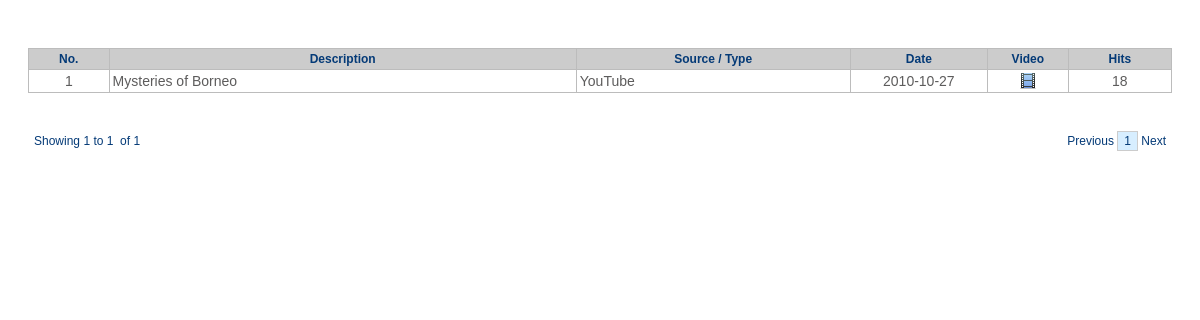
The page /multimedia.php on the database its author committed.
### tables this page shows
CREATE TABLE `file_upload02` (
  `file_id` int(11) NOT NULL,
  `category` varchar(100) NOT NULL DEFAULT '0',
  `subject` varchar(250) NOT NULL DEFAULT '',
  `file` varchar(250) NOT NULL DEFAULT '',
  `video_link` varchar(700) NOT NULL,
  `title` varchar(250) NOT NULL DEFAULT '',
  `status` int(11) NOT NULL DEFAULT 1,
  `date` date NOT NULL DEFAULT '0000-00-00',
  `hit_rates` int(11) NOT NULL DEFAULT 0
);

### multimedia.php (the view, shortened to what this page needs)
<?
require_once('Connections/pamconnection.php');
if($category_id!=''){
	$query="select * from file_upload02 where status=1 and id!='$news_id' and category like '%|".$category_id."|%' order by file_id desc";
}else{
	$query="select * from file_upload02 where status=1 order by file_id desc";
}
	$maxRows_Rs1 = 16;
	$pageNum_Rs1 = 0;
	$startRow_Rs1 = $pageNum_Rs1 * $maxRows_Rs1;
	mysqli_select_db($conn, $database_pamconnection);
	$query_limit_Rs1 = sprintf("%s LIMIT %d, %d", $query, $startRow_Rs1, $maxRows_Rs1);
	$Rs1 = mysqli_query($conn, $query_limit_Rs1) or die(mysqli_error());
	$row_Rs1 = mysqli_fetch_assoc($Rs1);
?>
<link href="css.css" rel="stylesheet" type="text/css">
<table width="100%" border="0" cellspacing="20" cellpadding="0">
    <td><?php include("pre_design_header.php")?></td>
                              <tr>
                                <td align="left" valign="top"><div align="left">
                                  <table width="100%" border="0" cellspacing="0" cellpadding="0">
                                    <tr>
                                      <td align="center" valign="top" bgcolor="#BCBCBC">
                                      <table width="100%" border="0" cellspacing="1" cellpadding="3" class="sortable">
                                        <tr>
                                          <td width="7%" align="center" bgcolor="#CCCCCC" class="content_text6"><strong>No.</strong></td>
                                          <td width="41%" align="center" bgcolor="#CCCCCC" class="content_text6"><strong>Description</strong></td>
                                          <td width="24%" align="center" bgcolor="#CCCCCC" class="content_text6"><strong>Source / Type</strong></td>
                                          <td width="12%" align="center" bgcolor="#CCCCCC" class="content_text6"><strong>Date</strong></td>
                                          <td width="7%" align="center" bgcolor="#CCCCCC" class="content_text6"><strong> Video</strong></td>
                                          <td width="9%" align="center" bgcolor="#CCCCCC" class="content_text6"><strong>Hits</strong></td>
                                        </tr>
<?php
$row_color_count = '1';
$count=1;
do{
?>
                                        <tr>
                                          <td align="center" valign="top" bgcolor="#FFFFFF"class="content_text">
										 <?php echo $startRow_Rs1+$count;?>
                                          </td>
                                          <td align="center" valign="top" bgcolor="#FFFFFF"class="content_text"><div align="left">
                                            <?php if($row_Rs1['title']!='') {echo $row_Rs1['title'];}else{echo '-';}?>
                                          </div></td>
                                          <td align="left" valign="top" bgcolor="#FFFFFF"class="content_text"><div align="left">
                                            <?php if($row_Rs1['subject']!='') {echo $row_Rs1['subject'];}else{echo '-';}?>
                                          </div></td>
                                          <td align="center" valign="top" bgcolor="#FFFFFF"class="content_text"><div align="center">
                                            <?php if($row_Rs1['date']!=0000-00-00) {echo $row_Rs1['date'];}else{echo '-';}?>
                                          </div></td>
                                          <td align="center" valign="top" bgcolor="#FFFFFF"class="content_text"><div align="center">
                                      <?php if($row_Rs1['video_link']!=''){?>
                                          <a href="#" onClick="javascript:window.open('video.php?v=<?php echo base64_encode($row_Rs1['file_id'])?>','_blank', 'width=680,height=420,location=no,resizable=no,status=no,scrollbar=yes')"><img src="images/video.png" border="0"></a>
                                          <?php }else{?>
                                          <img src="images/video.png" border="0" style="opacity:0.3;">
                                          <?php }?>
                                          </div></td>
                                          <td align="center" valign="top" bgcolor="#FFFFFF"class="content_text">
                                         <?php echo $row_Rs1['hit_rates']?>
                                          </td>
                                        </tr>
<?php $row_color_count++;$count++;}while($row_Rs1 = mysqli_fetch_assoc($Rs1));?>
                                      </table></td>
                                    </tr>
                                  </table>
                                  <table width="100%" border="0" cellspacing="6" cellpadding="0">
                                    <tr>
                                      <td background="images/line_h.gif"><img src="images/space.gif" width="200" height="3"></td>
                                    </tr>
                                  </table>
                                </div></td>
                              </tr>
                              <tr>
                <td class="content_text" scope="col"><?php include("paging.php");?></td>
              </tr>
</table>

### css.css (style rules this page uses)
.content_text { font-family:"Calibri", Arial, Helvetica, sans-serif;color:#5d5c5c; font-size:14px; }
.content_text a:link { font-family:"Calibri", Arial, Helvetica, sans-serif; color:#5d5c5c;font-size:14px; text-decoration:none; }
.content_text6 { font-family:"Calibri", Arial, Helvetica, sans-serif;color:#043A77; font-size:12px; }

### rows shown on the page
file_upload02: count "1", title "Mysteries of Borneo", subject "YouTube", date "2010-10-27", hit_rates "18"

### other values the page prints
$startRow_Rs1 + 1 "1"
min($startRow_Rs1 + $maxRows_Rs1, $totalRows_Rs1) "1"
$totalRows_Rs1 "1"
